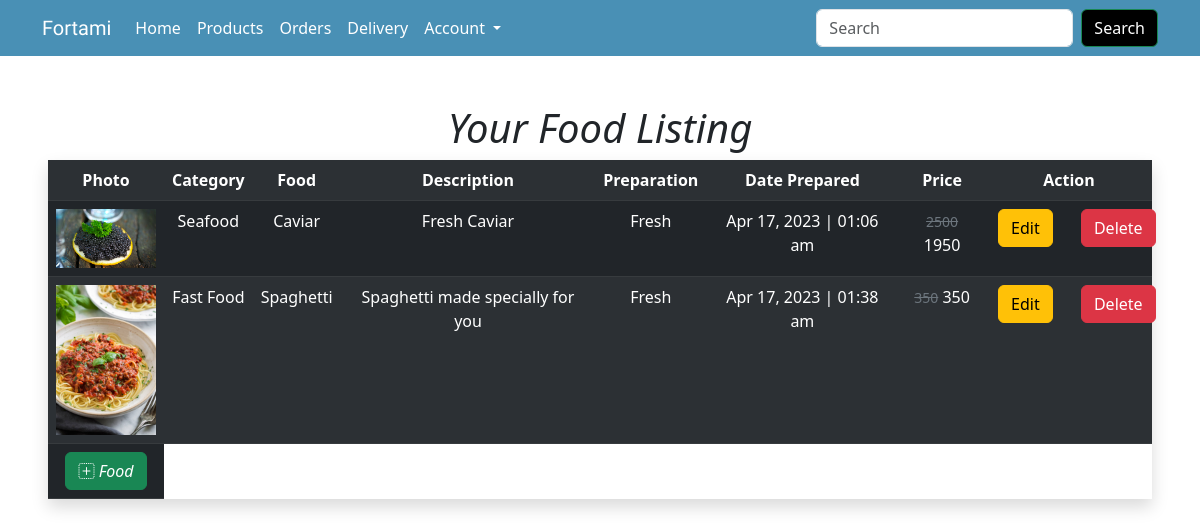
Screenshot of /product.php (signed in) with the database file from the repository.
### tables this page shows
CREATE TABLE `food_product` (
  `food_id` int(20) NOT NULL,
  `user_id` int(20) NOT NULL,
  `category_id` int(20) NOT NULL,
  `food_pic` varchar(255) NOT NULL,
  `food_name` varchar(50) NOT NULL,
  `food_description` varchar(100) NOT NULL,
  `preparation` varchar(50) NOT NULL,
  `food_creation` datetime DEFAULT NULL,
  `food_discountedPrice` varchar(50) DEFAULT NULL,
  `food_origPrice` varchar(50) NOT NULL
);

CREATE TABLE `category` (
  `category_id` int(20) NOT NULL,
  `category_name` varchar(50) NOT NULL,
  `category_description` varchar(50) NOT NULL
);

### backend.php (called while the page is built, shortened)
<?php
    class Backend{
      public $host = 'localhost';
      public $user = 'root';
      public $pass = '';
      public $db = 'fortami';
      public $con;
      function __construct(){
        $this->con = new mysqli($this->host,$this->user,$this->pass,$this->db) or die("Connection Error!");
      }
      function listproduct(){
          $user = $_SESSION['id'];
          $sql = "SELECT food_id, food_pic,category.category_name,food_name,food_description,preparation,
          food_creation,food_discountedPrice,food_origPrice FROM food_product JOIN category ON food_product.category_id = category.category_id WHERE food_product.user_id = $user ORDER BY food_id";
          $result = $this->con->query($sql);
          return $result;
      }
    }
?>

### product.php (the view, shortened to what this page needs)
<?php
include 'backend.php';
include 'sellerheader.php';
$backend = new Backend;
$backend->checksession();
?>
<!DOCTYPE html>
<html lang="en">
<head>
    <link rel="stylesheet" href="https://cdn.jsdelivr.net/npm/bootstrap-icons@1.10.3/font/bootstrap-icons.css">
</head>
<body>
    <?php
        $list = $backend->listproduct();
    ?>
    <div class="container-fluid p-5" >
        <div class="col-12"><h1 class=" text-center "><i>Your Food Listing</i></h1></div>
        <table class="table table-dark shadow table-striped text-center">
            <tr>
                <th>Photo</th>
                <th>Category</th>
                <th>Food</th>
                <th>Description</th>
                <th>Preparation</th>
                <th>Date Prepared</th>
                <th>Price</th>
                <th>Action</th>
            </tr>
            <?php
                foreach($list as $data){
            ?>
            <tr>
                <td><img src="./src/uploads/food_picture/<?=$data['food_pic']?>" class="img-fluid" alt="Food Image" style="max-width:100px"></td>
                <td><?=$data['category_name']?></td>
                <td><?=$data['food_name']?></td>
                <td><?=$data['food_description']?></td>
                <td><?=$data['preparation']?></td>
                <td><?php
                        if($data['food_creation'] == '0000-00-00 00:00:00'){
                            echo "-";
                        }
                        else {
                            echo date("M d, Y | h:i a",strtotime($data['food_creation']));
                        }
                    ?>
                </td>
                <td><?="<small><s class='text-secondary'>".$data['food_origPrice']."</s></small>"." ".$data['food_discountedPrice'];?></td>
                <td>
                    <div class="row" >
                        <div class="col-md-6">
                            <a class="btn btn-warning" href="./edit.php?id=<?=$data['food_id']?>" >Edit</a>
                        </div>
                        <div class="col-md-6">
                            <form action="" method="post">
                                <input type="submit" value="Delete" name="delbtn" class="btn btn-danger">
                            </form>
                        </div>
                    </div>
                </td>
            </tr>
            <?php
                }
            ?>
            <tr>
                <td><a class="btn btn-success text-center" href="./addfood.php"><i class="bi bi-plus-square-dotted"> Food</i> </a></td>
            </tr>
        </table>
    </div>
</body>
</html>

### rows the page displays
food_product: food_pic (picture), category.category_name "Seafood", food_name "Caviar", food_description "Fresh Caviar", preparation "Fresh", food_creation "Apr 17, 2023 | 01:06 am", food_origPrice "2500", food_discountedPrice "1950"
food_product: food_pic (picture), category.category_name "Fast Food", food_name "Spaghetti", food_description "Spaghetti made specially for you", preparation "Fresh", food_creation "Apr 17, 2023 | 01:38 am", food_origPrice "350", food_discountedPrice "350"
